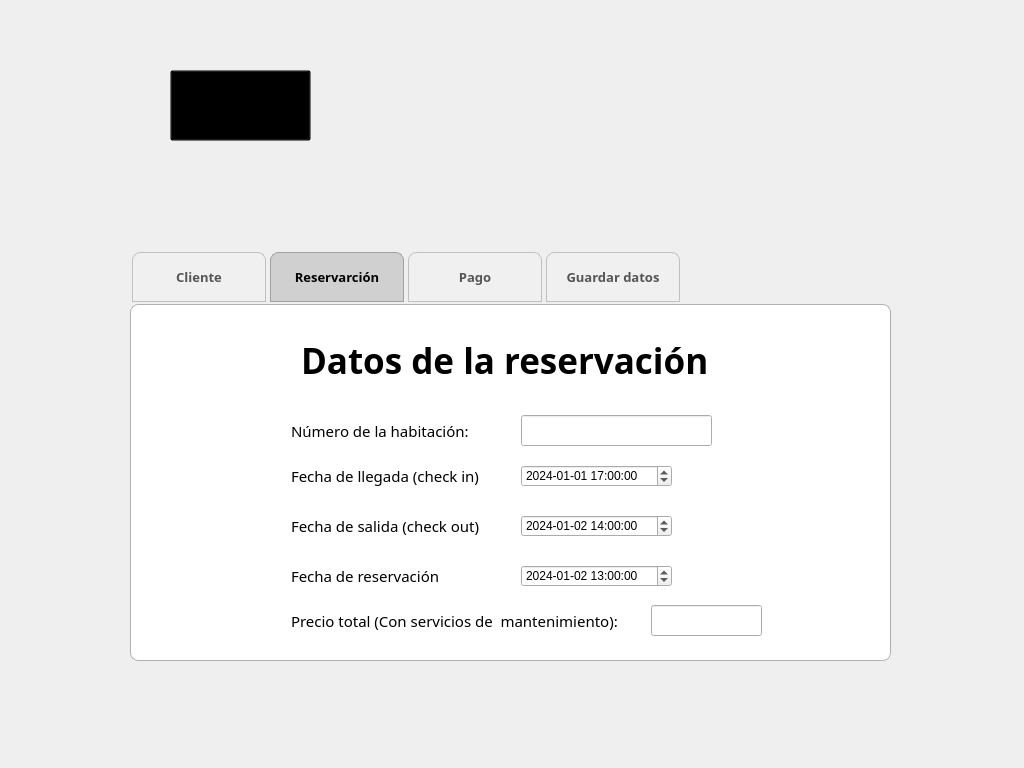
<?xml version="1.0" encoding="UTF-8"?>
<ui version="4.0">
 <class>ventana_reservar</class>
 <widget class="QDialog" name="ventana_reservar">
  <property name="geometry">
   <rect>
    <x>0</x>
    <y>0</y>
    <width>1024</width>
    <height>768</height>
   </rect>
  </property>
  <property name="sizePolicy">
   <sizepolicy hsizetype="Preferred" vsizetype="Preferred">
    <horstretch>0</horstretch>
    <verstretch>0</verstretch>
   </sizepolicy>
  </property>
  <property name="minimumSize">
   <size>
    <width>1024</width>
    <height>768</height>
   </size>
  </property>
  <property name="maximumSize">
   <size>
    <width>1024</width>
    <height>768</height>
   </size>
  </property>
  <property name="sizeIncrement">
   <size>
    <width>1024</width>
    <height>768</height>
   </size>
  </property>
  <property name="baseSize">
   <size>
    <width>1024</width>
    <height>768</height>
   </size>
  </property>
  <property name="windowTitle">
   <string>Ventana para realizar una reservación</string>
  </property>
  <widget class="QLabel" name="fondo_reservaciones">
   <property name="geometry">
    <rect>
     <x>0</x>
     <y>0</y>
     <width>1031</width>
     <height>771</height>
    </rect>
   </property>
   <property name="text">
    <string/>
   </property>
   <property name="pixmap">
    <pixmap>reservar - new res (1).png</pixmap>
   </property>
   <property name="scaledContents">
    <bool>true</bool>
   </property>
  </widget>
  <widget class="QTabWidget" name="tabs">
   <property name="geometry">
    <rect>
     <x>130</x>
     <y>250</y>
     <width>761</width>
     <height>411</height>
    </rect>
   </property>
   <property name="font">
    <font>
     <family>Century Gothic</family>
     <pointsize>10</pointsize>
     <weight>75</weight>
     <bold>true</bold>
    </font>
   </property>
   <property name="styleSheet">
    <string notr="true">/* QTabWidget */
QTabWidget::pane {
    border: 1px solid #b0b0b0;
    border-radius: 8px;
    background-color: #ffffff; /* Fondo blanco para el área de contenido */
}

/* Pestañas grises */
QTabBar::tab {
    background-color: #e0e0e0;
    color: #333333;
    padding: 8px 16px;
    border: 1px solid #c0c0c0;
    border-top-left-radius: 8px;
    border-top-right-radius: 8px;
    margin: 2px;
}

/* Pestaña seleccionada */
QTabBar::tab:selected {
    background-color: #d0d0d0; /* Gris claro para la pestaña seleccionada */
    border: 1px solid #a0a0a0;
    color: #000000;
}

/* Pestaña no seleccionada */
QTabBar::tab:!selected {
    background-color: #f0f0f0;
    color: #555555;
}

/* Hover sobre pestaña */
QTabBar::tab:hover {
    background-color: #d8d8d8;
    border: 1px solid #b0b0b0;
}

/* Botones de desplazamiento (cuando hay muchas pestañas) */
QTabBar QToolButton {
    background-color: #f0f0f0;
    border: none;
    color: #555555;
}

/* Estilo de los botones al hacer hover */
QTabBar QToolButton:hover {
    background-color: #d0d0d0;
}

/* Estilo de la pestaña cuando está deshabilitada */
QTabBar::tab:disabled {
    color: #888888;
    background-color: #e8e8e8;
    border: 1px solid #d0d0d0;
}

/* Ajustes de tamaño */
QTabBar::tab {
    min-width: 100px;
    min-height: 32px;
}
</string>
   </property>
   <property name="tabShape">
    <enum>QTabWidget::Rounded</enum>
   </property>
   <property name="currentIndex">
    <number>1</number>
   </property>
   <property name="iconSize">
    <size>
     <width>20</width>
     <height>20</height>
    </size>
   </property>
   <property name="elideMode">
    <enum>Qt::ElideLeft</enum>
   </property>
   <property name="usesScrollButtons">
    <bool>true</bool>
   </property>
   <widget class="QWidget" name="tab_cliente">
    <attribute name="title">
     <string>Cliente</string>
    </attribute>
    <widget class="QLabel" name="instruccin_datos_cliente">
     <property name="geometry">
      <rect>
       <x>220</x>
       <y>20</y>
       <width>291</width>
       <height>41</height>
      </rect>
     </property>
     <property name="font">
      <font>
       <family>Century Gothic</family>
       <pointsize>26</pointsize>
       <weight>75</weight>
       <bold>true</bold>
      </font>
     </property>
     <property name="text">
      <string>Datos del cliente</string>
     </property>
    </widget>
    <widget class="QLabel" name="instruccion_nombres_cliente">
     <property name="geometry">
      <rect>
       <x>180</x>
       <y>90</y>
       <width>111</width>
       <height>21</height>
      </rect>
     </property>
     <property name="font">
      <font>
       <family>Century Gothic</family>
       <pointsize>11</pointsize>
      </font>
     </property>
     <property name="text">
      <string>Nombres:</string>
     </property>
    </widget>
    <widget class="QLabel" name="instruccion_apellido_paterno_cliente">
     <property name="geometry">
      <rect>
       <x>180</x>
       <y>130</y>
       <width>151</width>
       <height>21</height>
      </rect>
     </property>
     <property name="font">
      <font>
       <family>Century Gothic</family>
       <pointsize>11</pointsize>
      </font>
     </property>
     <property name="text">
      <string>Apellido paterno:</string>
     </property>
    </widget>
    <widget class="QLabel" name="instruccion_apellido_materno_cliente">
     <property name="geometry">
      <rect>
       <x>180</x>
       <y>170</y>
       <width>151</width>
       <height>21</height>
      </rect>
     </property>
     <property name="font">
      <font>
       <family>Century Gothic</family>
       <pointsize>11</pointsize>
      </font>
     </property>
     <property name="text">
      <string>Apellido materno:</string>
     </property>
    </widget>
    <widget class="QLabel" name="instruccion_correo_cliente">
     <property name="geometry">
      <rect>
       <x>180</x>
       <y>210</y>
       <width>151</width>
       <height>21</height>
      </rect>
     </property>
     <property name="font">
      <font>
       <family>Century Gothic</family>
       <pointsize>11</pointsize>
      </font>
     </property>
     <property name="text">
      <string>Correo electrónico:</string>
     </property>
    </widget>
    <widget class="QLabel" name="instruccion_telefono_cliente">
     <property name="geometry">
      <rect>
       <x>180</x>
       <y>250</y>
       <width>151</width>
       <height>21</height>
      </rect>
     </property>
     <property name="font">
      <font>
       <family>Century Gothic</family>
       <pointsize>11</pointsize>
      </font>
     </property>
     <property name="text">
      <string>Teléfono celular:</string>
     </property>
    </widget>
    <widget class="QLabel" name="instruccion_direccion_cliente">
     <property name="geometry">
      <rect>
       <x>180</x>
       <y>290</y>
       <width>151</width>
       <height>21</height>
      </rect>
     </property>
     <property name="font">
      <font>
       <family>Century Gothic</family>
       <pointsize>11</pointsize>
      </font>
     </property>
     <property name="text">
      <string>Dirección:</string>
     </property>
    </widget>
    <widget class="QLineEdit" name="input_nombres_cliente">
     <property name="geometry">
      <rect>
       <x>390</x>
       <y>90</y>
       <width>181</width>
       <height>31</height>
      </rect>
     </property>
    </widget>
    <widget class="QLineEdit" name="input_apellido_paterno_cliente">
     <property name="geometry">
      <rect>
       <x>390</x>
       <y>130</y>
       <width>181</width>
       <height>31</height>
      </rect>
     </property>
    </widget>
    <widget class="QLineEdit" name="input_apellido_materno_cliente">
     <property name="geometry">
      <rect>
       <x>390</x>
       <y>170</y>
       <width>181</width>
       <height>31</height>
      </rect>
     </property>
    </widget>
    <widget class="QLineEdit" name="input_correo_cliente">
     <property name="geometry">
      <rect>
       <x>390</x>
       <y>210</y>
       <width>181</width>
       <height>31</height>
      </rect>
     </property>
     <property name="text">
      <string>@gmail.com</string>
     </property>
     <property name="clearButtonEnabled">
      <bool>true</bool>
     </property>
    </widget>
    <widget class="QLineEdit" name="input_telefono_cliente">
     <property name="geometry">
      <rect>
       <x>390</x>
       <y>250</y>
       <width>181</width>
       <height>31</height>
      </rect>
     </property>
     <property name="text">
      <string>+52</string>
     </property>
     <property name="clearButtonEnabled">
      <bool>true</bool>
     </property>
    </widget>
    <widget class="QLineEdit" name="input_direccion_cliente">
     <property name="geometry">
      <rect>
       <x>390</x>
       <y>290</y>
       <width>181</width>
       <height>31</height>
      </rect>
     </property>
    </widget>
    <widget class="QLabel" name="logo_cliente">
     <property name="geometry">
      <rect>
       <x>30</x>
       <y>20</y>
       <width>91</width>
       <height>81</height>
      </rect>
     </property>
     <property name="text">
      <string/>
     </property>
     <property name="pixmap">
      <pixmap>logo_cliente.png</pixmap>
     </property>
     <property name="scaledContents">
      <bool>true</bool>
     </property>
    </widget>
   </widget>
   <widget class="QWidget" name="tab_reservacion">
    <attribute name="title">
     <string>Reservarción</string>
    </attribute>
    <widget class="QLabel" name="instrucciones_reservacion">
     <property name="geometry">
      <rect>
       <x>170</x>
       <y>30</y>
       <width>421</width>
       <height>51</height>
      </rect>
     </property>
     <property name="font">
      <font>
       <family>Century Gothic</family>
       <pointsize>26</pointsize>
       <weight>75</weight>
       <bold>true</bold>
      </font>
     </property>
     <property name="text">
      <string>Datos de la reservación</string>
     </property>
    </widget>
    <widget class="QLabel" name="instruccion_check_in_reservacion">
     <property name="geometry">
      <rect>
       <x>160</x>
       <y>160</y>
       <width>221</width>
       <height>21</height>
      </rect>
     </property>
     <property name="font">
      <font>
       <family>Century Gothic</family>
       <pointsize>11</pointsize>
      </font>
     </property>
     <property name="text">
      <string>Fecha de llegada (check in)</string>
     </property>
    </widget>
    <widget class="QLabel" name="instruccion_check_out_reservacion">
     <property name="geometry">
      <rect>
       <x>160</x>
       <y>210</y>
       <width>221</width>
       <height>21</height>
      </rect>
     </property>
     <property name="font">
      <font>
       <family>Century Gothic</family>
       <pointsize>11</pointsize>
      </font>
     </property>
     <property name="text">
      <string>Fecha de salida (check out)</string>
     </property>
    </widget>
    <widget class="QLabel" name="instruccion_fecha_reservacion">
     <property name="geometry">
      <rect>
       <x>160</x>
       <y>260</y>
       <width>191</width>
       <height>21</height>
      </rect>
     </property>
     <property name="font">
      <font>
       <family>Century Gothic</family>
       <pointsize>11</pointsize>
      </font>
     </property>
     <property name="text">
      <string>Fecha de reservación</string>
     </property>
    </widget>
    <widget class="QLabel" name="instruccion_total_reservacion">
     <property name="geometry">
      <rect>
       <x>160</x>
       <y>300</y>
       <width>351</width>
       <height>31</height>
      </rect>
     </property>
     <property name="font">
      <font>
       <family>Century Gothic</family>
       <pointsize>11</pointsize>
      </font>
     </property>
     <property name="text">
      <string>Precio total (Con servicios de  mantenimiento):</string>
     </property>
    </widget>
    <widget class="QDateTimeEdit" name="input_check_in_reservacion">
     <property name="geometry">
      <rect>
       <x>390</x>
       <y>160</y>
       <width>151</width>
       <height>22</height>
      </rect>
     </property>
     <property name="dateTime">
      <datetime>
       <hour>17</hour>
       <minute>0</minute>
       <second>0</second>
       <year>2024</year>
       <month>1</month>
       <day>1</day>
      </datetime>
     </property>
     <property name="time">
      <time>
       <hour>17</hour>
       <minute>0</minute>
       <second>0</second>
      </time>
     </property>
     <property name="displayFormat">
      <string>yyyy-MM-dd HH:mm:ss</string>
     </property>
    </widget>
    <widget class="QDateTimeEdit" name="input_check_out_reservacion">
     <property name="geometry">
      <rect>
       <x>390</x>
       <y>210</y>
       <width>151</width>
       <height>22</height>
      </rect>
     </property>
     <property name="dateTime">
      <datetime>
       <hour>14</hour>
       <minute>0</minute>
       <second>0</second>
       <year>2024</year>
       <month>1</month>
       <day>2</day>
      </datetime>
     </property>
     <property name="date">
      <date>
       <year>2024</year>
       <month>1</month>
       <day>2</day>
      </date>
     </property>
     <property name="time">
      <time>
       <hour>14</hour>
       <minute>0</minute>
       <second>0</second>
      </time>
     </property>
     <property name="displayFormat">
      <string>yyyy-MM-dd HH:mm:ss</string>
     </property>
    </widget>
    <widget class="QDateTimeEdit" name="input_fecha_reservacion">
     <property name="geometry">
      <rect>
       <x>390</x>
       <y>260</y>
       <width>151</width>
       <height>22</height>
      </rect>
     </property>
     <property name="dateTime">
      <datetime>
       <hour>13</hour>
       <minute>0</minute>
       <second>0</second>
       <year>2024</year>
       <month>1</month>
       <day>2</day>
      </datetime>
     </property>
     <property name="date">
      <date>
       <year>2024</year>
       <month>1</month>
       <day>2</day>
      </date>
     </property>
     <property name="time">
      <time>
       <hour>13</hour>
       <minute>0</minute>
       <second>0</second>
      </time>
     </property>
     <property name="displayFormat">
      <string>yyyy-MM-dd HH:mm:ss</string>
     </property>
    </widget>
    <widget class="QLineEdit" name="input_total_reservacion">
     <property name="geometry">
      <rect>
       <x>520</x>
       <y>300</y>
       <width>111</width>
       <height>31</height>
      </rect>
     </property>
    </widget>
    <widget class="QLabel" name="logo_form_reservacion">
     <property name="geometry">
      <rect>
       <x>30</x>
       <y>20</y>
       <width>91</width>
       <height>81</height>
      </rect>
     </property>
     <property name="text">
      <string/>
     </property>
     <property name="pixmap">
      <pixmap>logo_form.png</pixmap>
     </property>
     <property name="scaledContents">
      <bool>true</bool>
     </property>
    </widget>
    <widget class="QLabel" name="instruccion_numero_habitacion">
     <property name="geometry">
      <rect>
       <x>160</x>
       <y>110</y>
       <width>191</width>
       <height>31</height>
      </rect>
     </property>
     <property name="font">
      <font>
       <family>Century Gothic</family>
       <pointsize>11</pointsize>
      </font>
     </property>
     <property name="text">
      <string>Número de la habitación:</string>
     </property>
    </widget>
    <widget class="QLineEdit" name="input_numero_habitacion">
     <property name="geometry">
      <rect>
       <x>390</x>
       <y>110</y>
       <width>191</width>
       <height>31</height>
      </rect>
     </property>
    </widget>
    <zorder>input_check_in_reservacion</zorder>
    <zorder>instruccion_check_out_reservacion</zorder>
    <zorder>input_total_reservacion</zorder>
    <zorder>instruccion_fecha_reservacion</zorder>
    <zorder>input_check_out_reservacion</zorder>
    <zorder>input_fecha_reservacion</zorder>
    <zorder>instruccion_check_in_reservacion</zorder>
    <zorder>instruccion_total_reservacion</zorder>
    <zorder>instrucciones_reservacion</zorder>
    <zorder>logo_form_reservacion</zorder>
    <zorder>instruccion_numero_habitacion</zorder>
    <zorder>input_numero_habitacion</zorder>
   </widget>
   <widget class="QWidget" name="tab_pago">
    <attribute name="title">
     <string>Pago</string>
    </attribute>
    <widget class="QLabel" name="isntrucciones_pago">
     <property name="geometry">
      <rect>
       <x>240</x>
       <y>40</y>
       <width>271</width>
       <height>51</height>
      </rect>
     </property>
     <property name="font">
      <font>
       <family>Century Gothic</family>
       <pointsize>26</pointsize>
       <weight>75</weight>
       <bold>true</bold>
      </font>
     </property>
     <property name="text">
      <string>Datos del pago</string>
     </property>
    </widget>
    <widget class="QLabel" name="instruccion_fecha_pago_reservacion">
     <property name="geometry">
      <rect>
       <x>220</x>
       <y>140</y>
       <width>141</width>
       <height>21</height>
      </rect>
     </property>
     <property name="font">
      <font>
       <family>Century Gothic</family>
       <pointsize>11</pointsize>
      </font>
     </property>
     <property name="text">
      <string>Fecha de pago:</string>
     </property>
    </widget>
    <widget class="QLabel" name="instruccion_monto_pagado_reservacion">
     <property name="geometry">
      <rect>
       <x>220</x>
       <y>190</y>
       <width>151</width>
       <height>31</height>
      </rect>
     </property>
     <property name="font">
      <font>
       <family>Century Gothic</family>
       <pointsize>11</pointsize>
      </font>
     </property>
     <property name="text">
      <string>Monto pagado:</string>
     </property>
    </widget>
    <widget class="QLabel" name="instruccion_metodo_pago_reservacion">
     <property name="geometry">
      <rect>
       <x>220</x>
       <y>250</y>
       <width>141</width>
       <height>31</height>
      </rect>
     </property>
     <property name="font">
      <font>
       <family>Century Gothic</family>
       <pointsize>11</pointsize>
      </font>
     </property>
     <property name="text">
      <string>Método de pago:</string>
     </property>
    </widget>
    <widget class="QLineEdit" name="input_monto_pagado_reservacion">
     <property name="geometry">
      <rect>
       <x>370</x>
       <y>190</y>
       <width>161</width>
       <height>31</height>
      </rect>
     </property>
    </widget>
    <widget class="QLineEdit" name="input_metodo_pago_reservacion">
     <property name="geometry">
      <rect>
       <x>370</x>
       <y>250</y>
       <width>161</width>
       <height>31</height>
      </rect>
     </property>
    </widget>
    <widget class="QDateTimeEdit" name="input_fecha_pago_reservacion">
     <property name="geometry">
      <rect>
       <x>370</x>
       <y>140</y>
       <width>161</width>
       <height>22</height>
      </rect>
     </property>
     <property name="dateTime">
      <datetime>
       <hour>13</hour>
       <minute>30</minute>
       <second>0</second>
       <year>2024</year>
       <month>1</month>
       <day>1</day>
      </datetime>
     </property>
     <property name="time">
      <time>
       <hour>13</hour>
       <minute>30</minute>
       <second>0</second>
      </time>
     </property>
     <property name="displayFormat">
      <string>yyyy-MM-dd HH:mm:ss</string>
     </property>
    </widget>
    <widget class="QLabel" name="logo_pago">
     <property name="geometry">
      <rect>
       <x>40</x>
       <y>30</y>
       <width>81</width>
       <height>81</height>
      </rect>
     </property>
     <property name="text">
      <string/>
     </property>
     <property name="pixmap">
      <pixmap>logo_pago.png</pixmap>
     </property>
     <property name="scaledContents">
      <bool>true</bool>
     </property>
    </widget>
    <zorder>input_monto_pagado_reservacion</zorder>
    <zorder>input_metodo_pago_reservacion</zorder>
    <zorder>instruccion_monto_pagado_reservacion</zorder>
    <zorder>input_fecha_pago_reservacion</zorder>
    <zorder>instruccion_fecha_pago_reservacion</zorder>
    <zorder>instruccion_metodo_pago_reservacion</zorder>
    <zorder>isntrucciones_pago</zorder>
    <zorder>logo_pago</zorder>
   </widget>
   <widget class="QWidget" name="tab_guardar">
    <attribute name="title">
     <string>Guardar datos</string>
    </attribute>
    <widget class="QLabel" name="logo_guardar_reservacion">
     <property name="geometry">
      <rect>
       <x>0</x>
       <y>0</y>
       <width>501</width>
       <height>361</height>
      </rect>
     </property>
     <property name="text">
      <string/>
     </property>
     <property name="pixmap">
      <pixmap>logo_guarda_reservacion.png</pixmap>
     </property>
     <property name="scaledContents">
      <bool>true</bool>
     </property>
    </widget>
    <widget class="QPushButton" name="btn_insertar_datos_reservacion">
     <property name="geometry">
      <rect>
       <x>530</x>
       <y>150</y>
       <width>201</width>
       <height>71</height>
      </rect>
     </property>
     <property name="font">
      <font>
       <family>Century Gothic</family>
       <pointsize>-1</pointsize>
       <weight>75</weight>
       <italic>false</italic>
       <bold>true</bold>
      </font>
     </property>
     <property name="styleSheet">
      <string notr="true">/* QPushButton */
QPushButton {
    background-color: #78c897; /* Verde suave */
    color: #ffffff;
    border: 2px solid #6aae84;
    border-radius: 8px;
    padding: 8px 16px;
    font-size: 18px;
}

/* Hover (cuando el cursor está sobre el botón) */
QPushButton:hover {
    background-color: #6aae84; /* Verde un poco más oscuro para hover */
    border: 2px solid #5f9676;
}

/* Presionado (cuando se hace clic en el botón) */
QPushButton:pressed {
    background-color: #5f9676; /* Verde más oscuro para clic */
    border: 2px solid #4e8264;
    color: #e0e0e0;
}

/* Botón deshabilitado */
QPushButton:disabled {
    background-color: #c0c0c0; /* Gris claro para deshabilitado */
    color: #888888;
    border: 2px solid #b0b0b0;
}

/* Botón con foco (cuando está seleccionado con teclado o tab) */
QPushButton:focus {
    outline: none;
    border: 2px solid #80bfff; /* Azul suave para indicar foco */
}
</string>
     </property>
     <property name="text">
      <string>¡Vamos allá!</string>
     </property>
    </widget>
   </widget>
  </widget>
  <widget class="QPushButton" name="btn_volver_menu">
   <property name="geometry">
    <rect>
     <x>170</x>
     <y>70</y>
     <width>141</width>
     <height>71</height>
    </rect>
   </property>
   <property name="font">
    <font>
     <family>Century Gothic</family>
     <pointsize>10</pointsize>
    </font>
   </property>
   <property name="styleSheet">
    <string notr="true">QPushButton{
background-color : transparent;
}</string>
   </property>
   <property name="text">
    <string/>
   </property>
  </widget>
 </widget>
 <resources/>
 <connections/>
</ui>
